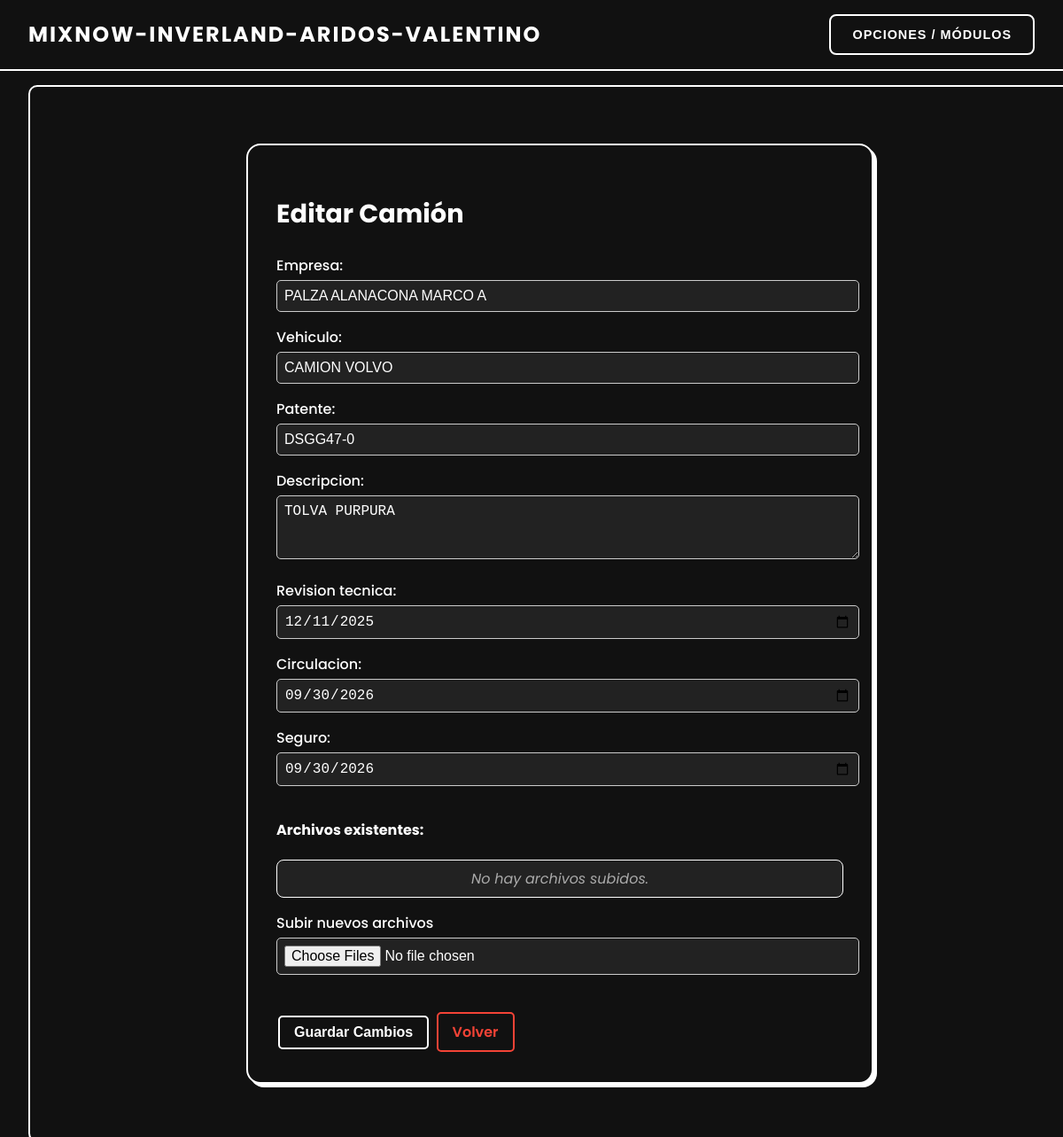
/camiones/editar/8/ (signed in), run on an earlier commit of the app's database.
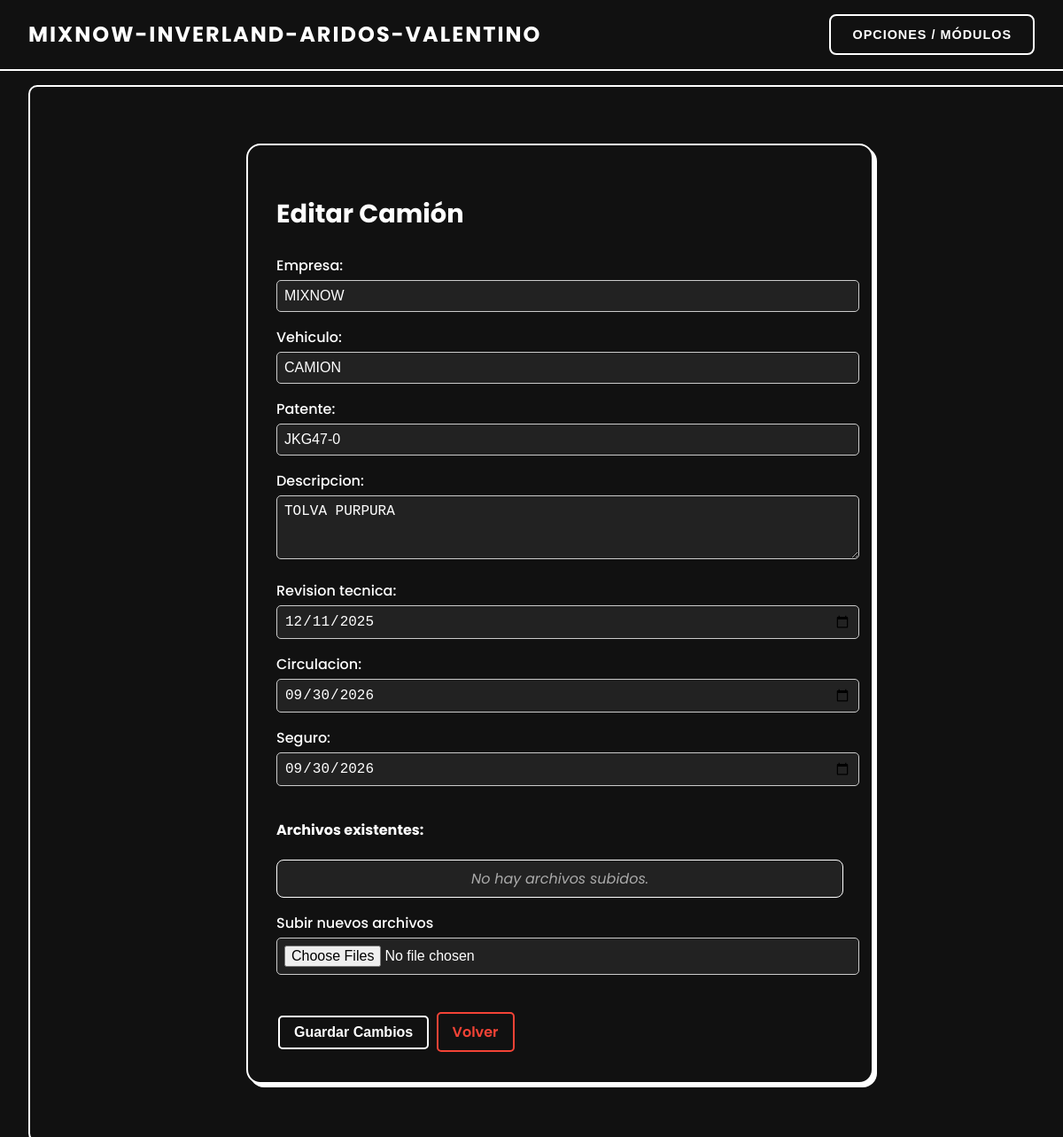
And on a later commit of the database.
### app/models.py (models this page shows, shortened)
class Camiones(models.Model):
    empresa = models.CharField(max_length=100)
    vehiculo = models.CharField(max_length=100)
    patente = models.CharField(max_length=20, unique=True)
    descripcion = models.TextField(blank=True)
    revision_tecnica = models.DateField()
    circulacion = models.DateField()
    seguro = models.DateField()

### app/views.py (the view)
# urls.py: path('camiones/editar/<int:pk>/', views.Actualizar_Camion, name='editar_camiones'),
@user_passes_test(lambda u: u.is_superuser)
def Actualizar_Camion(request, pk):
    camion = get_object_or_404(Camiones, pk=pk)
    if request.method == 'POST':
        form = CamionesForm(request.POST, request.FILES, instance=camion)
        if form.is_valid():
            camion = form.save()
            archivos = request.FILES.getlist('archivos')
            for archivo in archivos:
                Documento.objects.create(
                    camion=camion,
                    titulo=archivo.name,
                    archivo=archivo
                )
            messages.success(request, "Camión actualizado correctamente.")
            return redirect('listar_camiones')
        else:
            print(form.errors)
    else:
        form = CamionesForm(instance=camion)
    if camion.revision_tecnica:
        form.initial['revision_tecnica'] = camion.revision_tecnica.strftime('%Y-%m-%d')
    if camion.circulacion:
        form.initial['circulacion'] = camion.circulacion.strftime('%Y-%m-%d')
    if camion.seguro:
        form.initial['seguro'] = camion.seguro.strftime('%Y-%m-%d')
    return render(request, 'clientes/editar_camion.html', {
        'form': form,
        'camion': camion
    })

### app/templates/clientes/editar_camion.html (shortened to what this page needs)
{% extends "clientes/base.html" %}
{% load static %}
{% block content %}
<div class="wrapper">
    <div class="card edit-card">
        <h2 class="title text-center mb-4">
             Editar Camión
        </h2>
        <form method="post" enctype="multipart/form-data" class="needs-validation">
            <div class="form-fields mb-4">
                {{ form.empresa.label_tag }} {{ form.empresa }}
                {{ form.vehiculo.label_tag }} {{ form.vehiculo }}
                {{ form.patente.label_tag }} {{ form.patente }}
                {{ form.descripcion.label_tag }} {{ form.descripcion }}
                {{ form.revision_tecnica.label_tag }} {{ form.revision_tecnica }}
                {{ form.circulacion.label_tag }} {{ form.circulacion }}
                {{ form.seguro.label_tag }} {{ form.seguro }}
                <h4>Archivos existentes:</h4>
                <ul class="document-list">
                    {% for doc in camion.documentos.all %}
                        <li class="document-item">
                            <a href="{{ doc.archivo.url }}" target="_blank" class="doc-link">
                                <i class="bi bi-file-earmark-text"></i> {{ doc.titulo }}
                            </a>
                        </li>
                    {% empty %}
                        <li class="document-item no-data">No hay archivos subidos.</li>
                    {% endfor %}
                </ul>
                <label for="archivos">Subir nuevos archivos</label>
                <input type="file" name="archivos" multiple>
            </div>
            <div class="form-actions text-center">
                <button type="submit" class="btn-glitch btn-glitch-primary">
                     Guardar Cambios
                </button>
                <a href="{% url 'listar_camiones' %}" class="btn-glitch btn-glitch-secondary ms-2">
                     Volver
                </a>
            </div>
        </form>
    </div>
</div>
{% endblock %}

What changed in the data, as far as the page shows it:
changed Camiones "TOLVA PURPURA": empresa "PALZA ALANACONA MARCO A" → "MIXNOW"; vehiculo "CAMION VOLVO" → "CAMION"; patente "DSGG47-0" → "JKG47-0"
